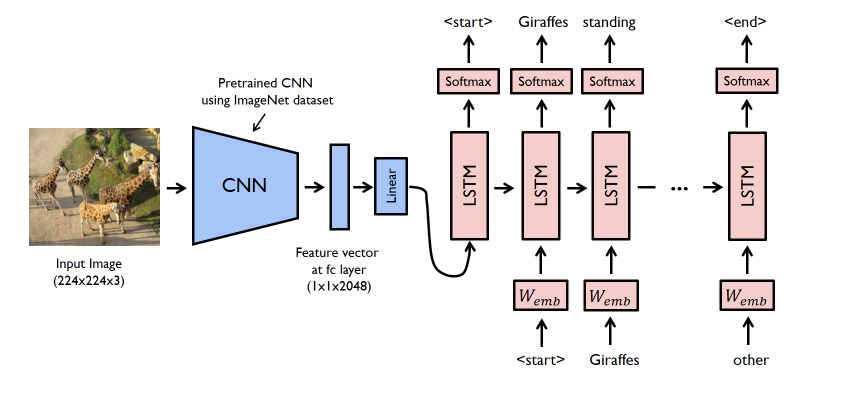
#> input picture imgs/image_captioning.png, 1695 x 801 px, given in place of lam.jpg, which was not available (shown at 1/2 size)
$ jupyter execute --allow-errors lesson10-style-transfer.ipynb   (shell and % lines are left out)   (text cells are left out)
#> lines starting #> are read from the running program, lines starting #| are printed output that depends on the picture; pictures that were not available may be replaced by others from this repository, and a replacement may not be noted
[cell 1]
import pandas as pd
import numpy as np
from pathlib import Path
import torch
from torch.utils.data import Dataset, DataLoader
import torch.optim as optim
import torch.nn as nn
import torch.nn.functional as F
import torchvision.models as models
import random
import cv2
import matplotlib.pyplot as plt

import copy
from scipy import ndimage

[cell 2]
PATH = Path("/data2/yinterian/style-transfer/")

[cell 3]
def read_image(path):
    im = cv2.imread(str(path))
#> im is the input picture: shape (801, 1695, 3); mean B, G, R 233, 233.1, 235.4
    return cv2.cvtColor(im, cv2.COLOR_BGR2RGB)

[cell 4]
path = PATH/"lam.jpg"
im1 = read_image(path)
fig2 = plt.figure(figsize = (8,8))
plt.imshow(im1)
im1.shape
#> Out = (801, 1695, 3)

[cell 5]
path2=PATH/"ari.jpg"
im2 = read_image(path2)
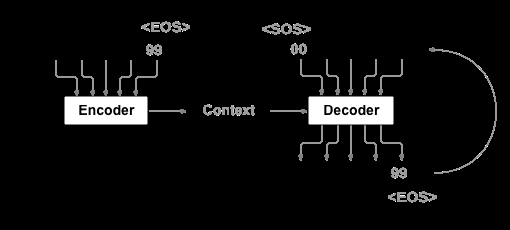
#> input picture imgs/seq2seq.png, 510 x 230 px, given in place of ari.jpg, which was not available
#> in read_image, im is the input picture: shape (230, 510, 3); min 0, max 255, mean 14.3
fig2 = plt.figure(figsize = (8,8))
plt.imshow(im2)
im2.shape
#> Out = (230, 510, 3)

[cell 6]
import math
def center_crop(im, min_sz=None):
    """ Returns a center crop of an image"""
    r,c,*_ = im.shape
#> r = 230; c = 510
    if min_sz is None: min_sz = min(r,c)
#> min_sz = 230
    start_r = math.ceil((r-min_sz)/2)
#> start_r = 0
    start_c = math.ceil((c-min_sz)/2)
#> start_c = 140
    return crop(im, start_r, start_c, min_sz, min_sz)

def crop(im, r, c, target_r, target_c):
#> called with r = 0, c = 140, target_r = 230, target_c = 230
    return im[r:r+target_r, c:c+target_c]
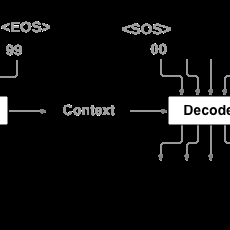
#> returned value: shape (230, 230, 3); min 0, max 255, mean 14.8

[cell 7]
im2 = center_crop(im2)
im2 = cv2.resize(im2, (300, 300))
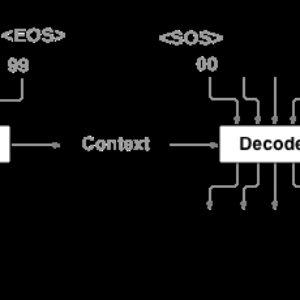
#> im2: shape (300, 300, 3); min 0, max 255, mean 14.8
plt.imshow(im2)
im2.shape
#> Out = (300, 300, 3)

[cell 8]
im1 = center_crop(im1)
#> call 2 of crop, with r = 0, c = 447, target_r = 801, target_c = 801
#> in crop (call 2), `return im[r:r+target_r, c:c+target_c]`:
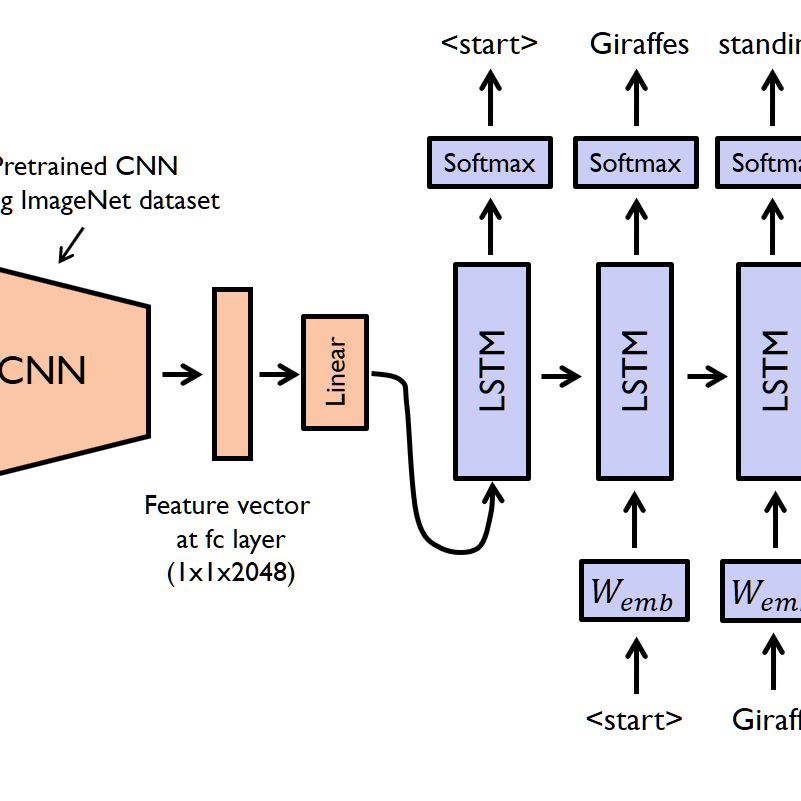
#> returned value: shape (801, 801, 3); mean of channels 0, 1, 2 233.3, 231.2, 233.7; drawn as B, G, R
im1 = cv2.resize(im1, (300, 300))
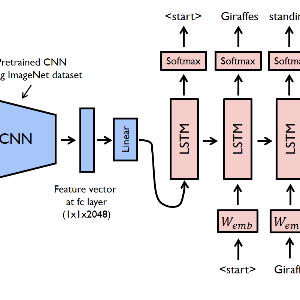
#> im1: shape (300, 300, 3); mean R, G, B 233.4, 231.4, 233.8
im1.shape
#> Out = (300, 300, 3)

[cell 9]
def transform_images(im):
    """ Transform images to be ready for vgg"""
    im = np.rollaxis(im, 2)
    im = im[None]
    return torch.tensor(im, dtype=torch.float32).cuda()

#> (a cell that did not finish here is left out)

#> (a cell that did not finish here is left out)

#> (a cell that did not finish here is left out)

#> (a cell that did not finish here is left out)

#> (a cell that did not finish here is left out)

#> (a cell that did not finish here is left out)

#> (a cell that did not finish here is left out)

[cell 17]
# start with a random image
opt_img = np.random.uniform(0, 1, size=im1.shape).astype(np.float32)
plt.imshow(opt_img)
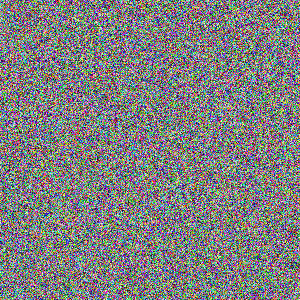
#> shown: shape (300, 300, 3) float32; mean R, G, B 0.5, 0.499, 0.501

[cell 18]
opt_img = ndimage.filters.median_filter(opt_img, [8,8,1])
plt.imshow(opt_img)
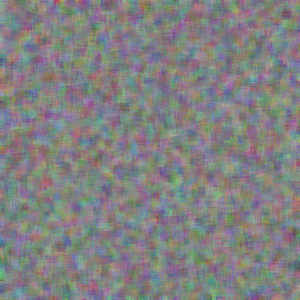
#> shown: shape (300, 300, 3) float32; mean R, G, B 0.508, 0.507, 0.509
